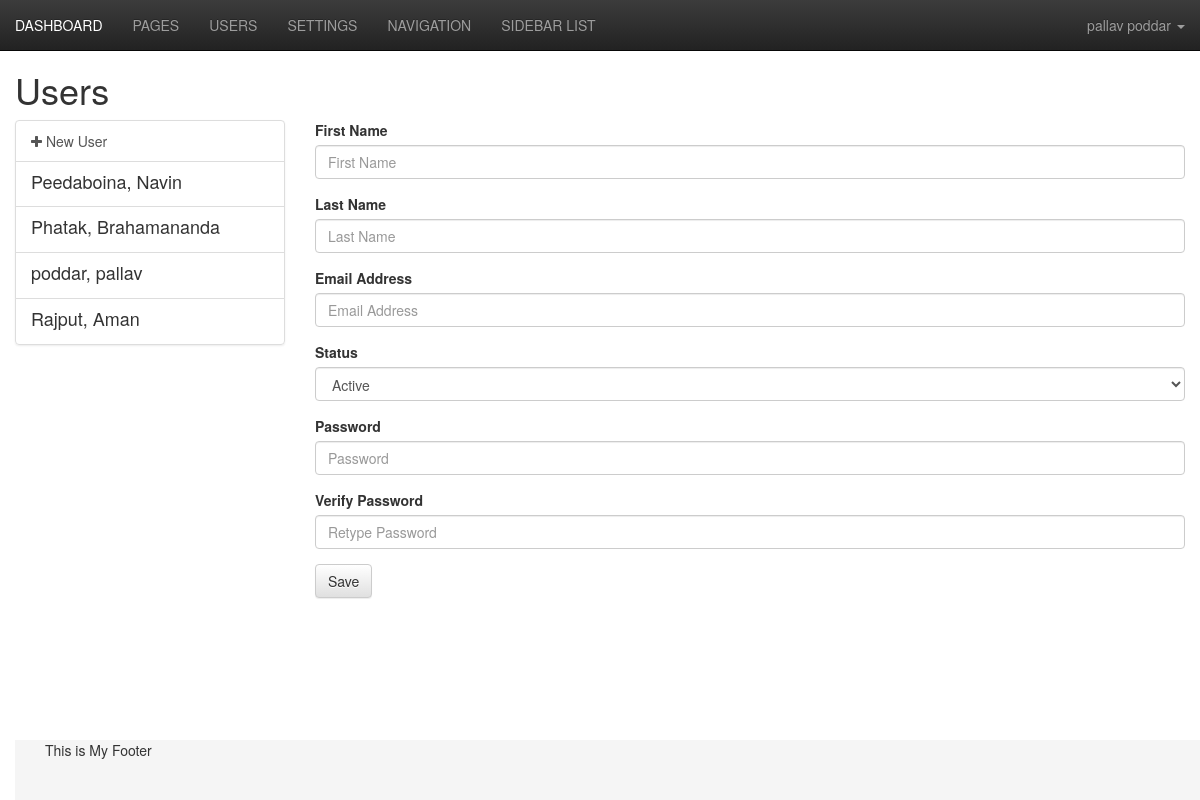
Page /admin/index.php?page=users (signed in) on the committed database.
### tables this page shows
CREATE TABLE IF NOT EXISTS `users` (
  `id` mediumint(9) NOT NULL AUTO_INCREMENT,
  `avatar` varchar(100) NOT NULL,
  `first` varchar(200) NOT NULL,
  `last` varchar(200) NOT NULL,
  `email` varchar(200) NOT NULL,
  `password` varchar(200) NOT NULL,
  `status` int(1) NOT NULL DEFAULT '1',
  PRIMARY KEY (`id`)
);

### admin/index.php (called while the page is built)
<?php
include('template/header.php');
 include('views/'.$page.'.php');
 include('template/footer.php');
 ?>

### admin/functions/data.php (called while the page is built, shortened)
<?php
function data_user($dbc, $id){
    if(is_numeric($id)){
        $cond="Where id='$id'";
    }else{
        $cond="Where email='$id'";
    }
    $q="Select * from users $cond";
    $r=mysqli_query($dbc, $q);
    $data=mysqli_fetch_assoc($r);
    $data['fullname']=$data['first'].' '.$data['last'];
    $data['fullname_rev']=$data['last'].', '.$data['first'];
    return $data;
}
?>

### admin/config/setup.php (called while the page is built, shortened)
<?php
include('../config/connection.php');
include("functions/data.php");
$user= data_user($dbc,$_SESSION['username']);
?>

### admin/views/users.php (the view, shortened to what this page needs)
<h1>Users</h1>
<div class="row">
    <div class="col-md-3">
        <div class="list-group">
            <a class="list-group-item" href="?page=users">
                <i class="fa fa-plus"></i> New User
            </a>
        <?php
        $q="Select * from users ORDER BY last ASC";
        $r=mysqli_query($dbc, $q);
        while($list=mysqli_fetch_assoc($r)){
            $list=data_user($dbc,$list['id']);
            ?>
        <a class="list-group-item  <?php  selected($list['id'], $opened['id'], ' active'); ?>" href="index.php?page=users&id=<?php echo $list['id']; ?>">
            <h4 class="list-group-item-heading"><?php echo $list['fullname_rev'];?> </h4>
        </a>
                <?php }?>
        </div>
    </div>
    <div class="col-md-9">
        <form action="index.php?page=users&id=<?php echo $opened['id']; ?>" method="post" role="form">
            <div class="form-group">
            <label for="first">First Name</label>
            <input type="text" name="first" class="form-control" value="<?php echo $opened['first']; ?>" id="first" placeholder="First Name" autocomplete="off">
            </div>
             <div class="form-group">
            <label for="last">Last Name</label>
            <input type="text" name="last" class="form-control" value="<?php echo $opened['last']; ?>" id="title" placeholder="Last Name" autocomplete="off">
            </div>
            <div class="form-group">
            <label for="last">Email Address</label>
            <input type="text" name="email" class="form-control" value="<?php echo $opened['email']; ?>" id="email" placeholder="Email Address" autocomplete="off">
            </div>
            <div class="form-group">
            <label for="status">Status</label>
            <select name="status" class="form-control" id="status">
                <option value="1" <?php if(isset($_GET['id'])){ selected('1', $opened['status'], 'selected'); } ?>>Active</option>
            </select>
            </div>
            <div class="form-group">
            <label for="password">Password</label>
            <input type="password" name="password" class="form-control" value="" id="password" placeholder="Password" autocomplete="off">
            </div>
            <div class="form-group">
            <label for="passwordv">Verify Password</label>
            <input type="password" name="passwordv" class="form-control" value="" id="passwordv" placeholder="Retype Password" autocomplete="off">
            </div>
            <button type="submit" class="btn btn-default">Save</button>
        </form>
    </div>
</div>

### admin/config/css.php (style rules this page uses)
html { position: relative; min-height: 100%; }
body { margin-bottom: 60px; padding-top: 50px; }

### rows in the picture
users: fullname_rev "Peedaboina, Navin"
users: fullname_rev "Phatak, Brahamananda"
users: fullname_rev "poddar, pallav"
users: fullname_rev "Rajput, Aman"

### other values in the picture
$user['fullname'] "pallav poddar"
